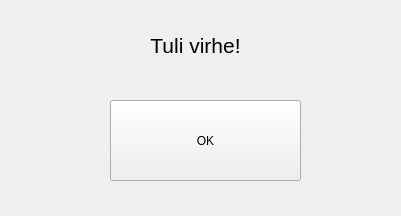
<?xml version="1.0" encoding="UTF-8"?>
<ui version="4.0">
 <class>PopUpDialog</class>
 <widget class="QDialog" name="PopUpDialog">
  <property name="geometry">
   <rect>
    <x>0</x>
    <y>0</y>
    <width>401</width>
    <height>216</height>
   </rect>
  </property>
  <property name="windowTitle">
   <string>Dialog</string>
  </property>
  <widget class="QStackedWidget" name="stackedWidget">
   <property name="geometry">
    <rect>
     <x>0</x>
     <y>0</y>
     <width>561</width>
     <height>371</height>
    </rect>
   </property>
   <property name="currentIndex">
    <number>1</number>
   </property>
   <widget class="QWidget" name="Onnistui">
    <widget class="QLabel" name="label_onnistui">
     <property name="geometry">
      <rect>
       <x>40</x>
       <y>20</y>
       <width>311</width>
       <height>51</height>
      </rect>
     </property>
     <property name="font">
      <font>
       <pointsize>16</pointsize>
      </font>
     </property>
     <property name="text">
      <string>Talletus onnistui!</string>
     </property>
     <property name="alignment">
      <set>Qt::AlignCenter</set>
     </property>
    </widget>
    <widget class="QPushButton" name="pushButton_etusivu">
     <property name="geometry">
      <rect>
       <x>10</x>
       <y>100</y>
       <width>181</width>
       <height>81</height>
      </rect>
     </property>
     <property name="text">
      <string>Etusivu</string>
     </property>
    </widget>
    <widget class="QPushButton" name="pushButton_tiedot">
     <property name="geometry">
      <rect>
       <x>210</x>
       <y>100</y>
       <width>181</width>
       <height>81</height>
      </rect>
     </property>
     <property name="text">
      <string>Tiedot</string>
     </property>
    </widget>
   </widget>
   <widget class="QWidget" name="Epaonnistui">
    <widget class="QLabel" name="label_epaonnistui">
     <property name="geometry">
      <rect>
       <x>40</x>
       <y>20</y>
       <width>311</width>
       <height>51</height>
      </rect>
     </property>
     <property name="font">
      <font>
       <pointsize>16</pointsize>
      </font>
     </property>
     <property name="text">
      <string>Tuli virhe!</string>
     </property>
     <property name="alignment">
      <set>Qt::AlignCenter</set>
     </property>
    </widget>
    <widget class="QPushButton" name="pushButton_ok">
     <property name="geometry">
      <rect>
       <x>110</x>
       <y>100</y>
       <width>191</width>
       <height>81</height>
      </rect>
     </property>
     <property name="text">
      <string>OK</string>
     </property>
    </widget>
   </widget>
  </widget>
 </widget>
 <resources/>
 <connections/>
</ui>
